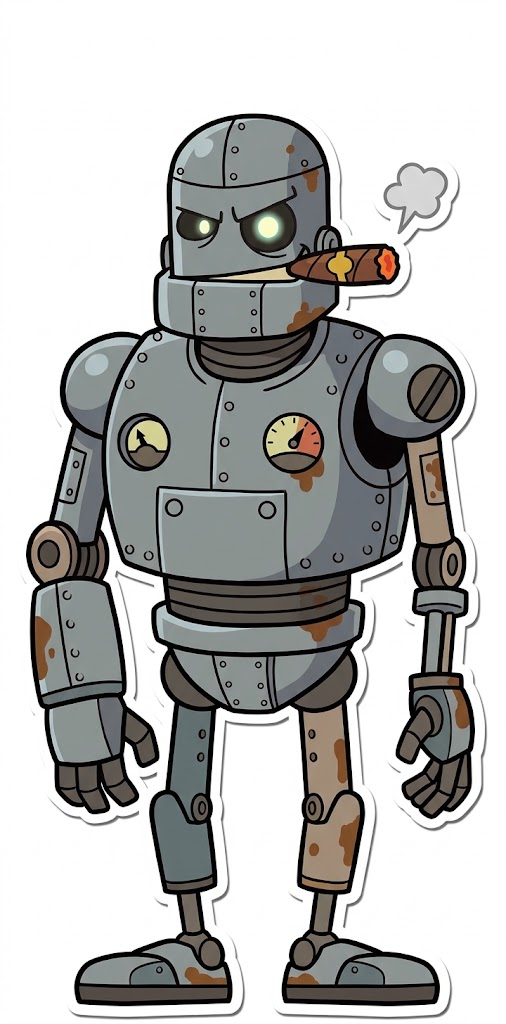
#> input picture boards/E. Gadd's Garage/robot.jpeg, 506 x 1024 px
$ python -i apply_egadd_robots_patch.py   (imports and definitions only)
#> lines starting #> are read from the running program, lines starting #| are printed output that depends on the picture
"""E. Gadd's Garage: two cigar-smoking robots, each with the spare change guy's event (for now).

Same design as apply_castaway_spare_change_patch.py (see boards/castaway bay/castaway-bay.md):
  * Two pass-only nodes appended to w02.bin / w02n.bin: 114 between 82 and 83 (top pipe row) and 115 between 95
    and 113 (round platform by the crane). Kind 0, type 0, flag 0x400000, one link; 82 and 95 now link to them.
    Kind 0 never counts as a step and cannot end a move, so the event only fires when walking past.
  * The robot card (boards/E. Gadd's Garage/robot.jpeg, cut out to assets/egadd_robot.png) is file 58 of both
    archives (data 0xE5003A day / 0xE6003A night); two models from it are created at board init, beside the
    spaces the user marked (ROBOT_POS).
  * Event (identical to the spare change guy, lines and rewards included): "Spare change?" Yes/No, pay 5 coins,
    then an orb (Mushroom / Super 'Shroom / Paratroopa; no Boo-away, unlike Castaway) / 20 coins back / asked again / nothing / everyone else pays up to 5. No speaker face.
  * Hooks, chained onto the E. Gadd wheel's (apply_egadd_wheel_patch.py):
      .text 0x3A0C (pass entry of fn_1_39F4; was the wheel's pass cave) -> CAVE_PASS: the wheel's pass cave first
          (it does the displaced `mr r29,r4`), then the event when the space has flag 0x400000;
      .text 0x1B44 (init tail; was the wheel's init cave) -> CAVE_INIT: the wheel's init cave (wheel model and the
          original mbMapCameraSet call), then the two robot cards.
  * Code: copies of the spare change show / ask / event caves (bank 0x30, records 34-42) in DOL section 17 after
    the Orb Morpher (apply_egadd_morpher_patch.py).
  * Text: bank 0x30 records 34-42, the spare change guy's lines, English in every language file.

Run after apply_egadd_morpher_patch.py. Idempotent. Not run in Dolphin.
"""
import shutil
import struct
from collections import deque

from tools.patches import apply_castaway_spare_change_patch as spare
from tools.patches import apply_egadd_calamity_patch as cal
from tools.patches import apply_egadd_morpher_patch as morph
from tools.patches import apply_egadd_wheel_patch as egw
from tools.patches import apply_wheel_of_fortune_patch as wheel
from tools.lib import hsf_build
from tools.lib import mpdata
from tools.lib.paths import DOL
from tools.lib.dol import dol_offset
from tools.lib.boards import load_spaces, replace_file0
from tools.lib.paths import MESS_NAMES, MESS_OUTPUT_DIR, REL_DIR
from tools.patches.apply_star_shuffle_bet_patch import edit_bank
from tools.lib.ppc import i_li, i_rlwinm
from tools.lib.ppc import Asm, LBZ, i_addi, i_lis, i_mem, i_mr, i_ori, i_slwi, ha, lo
from tools.lib.messages import _bounds
from tools.lib.paths import BACKUPS, GAME_DATA
from tools.lib.ppc import epilogue, i_extsh, prologue
from tools.lib.rel import check_words, import_blocks, retarget_call, walk_relocs

from tools.lib.paths import TOOLS
SOURCE_ART = TOOLS.parent.parent / "boards" / "E. Gadd's Garage" / "robot.jpeg"
ART = TOOLS / "assets" / "egadd_robot.png"
# [1 line that did not run here, left out]
BOARDS = ("w02", "w02n")

# the trigger nodes: (new id, from, to, position = midpoint of from and to)
VANILLA_SPACES = 113
NODES = ((114, 82, 83, (-1026.5, 1164.0, -5054.0)),
         (115, 95, 113, (-3344.0, 568.5, -1286.5)))
NODE_FLAG = 0x400000            # unused on w02 and not in mbBranchMAttrSet(0x502)

# the cards
CARD_FILE = 58                  # w02.bin / w02n.bin have 58 files
DIR_DAY, DIR_NIGHT = 0xE5, 0xE6
ROBOT_WIDTH, ROBOT_HEIGHT = 156.0, 312.0   # the tax man's size (spare change guy 130 x 260)
# beside the trigger nodes (halfway between the two spaces), set off the path so players don't walk through them.
# First version stood beside spaces 82 / 95 instead (seen in Dolphin 2026-11-06: fine, but not between the spaces).
ROBOT_POS = ((-1026.5, 1164.0, -5210.0),   # node 114 (-1026.5, 1164, -5054), 156 behind it (away from the camera)
             (-3494.0, 568.5, -1286.5))    # node 115 (-3344, 568.5, -1286.5), 150 left of the path 95 -> 113

# the orb outcome draws evenly from this (the spare change guy also has Boo-away, 31; removed for the robots)
ORB_POOL = (0, 1, 25)           # Mushroom, Super 'Shroom, Paratroopa (MP6 has no plain Koopa Troopa orb)

# code: DOL section 17, after the Orb Morpher
# [1 line that did not run here, left out]
# [1 line that did not run here, left out]
# [1 line that did not run here, left out]
# [1 line that did not run here, left out]
# [1 line that did not run here, left out]
# [1 line that did not run here, left out]
# [1 line that did not run here, left out]
# [1 line not run here, left out]

# text
# [1 line that did not run here, left out]
# [1 line that did not run here, left out]
# [1 line that did not run here, left out]
# [1 line that did not run here, left out]


# ---- art --------------------------------------------------------------------

def cut_out(path):
    """Remove the white background, the white sticker border and its grey shadow: flood fill from the edges over
    light, low-saturation pixels (stops at the dark outline), drop specks of opaque pixels left by JPEG noise,
    crop to the figure."""
    from PIL import Image
    image = Image.open(path).convert("RGB")
#> image is the input picture: PIL image 506x1024 RGB; mean R, G, B 183.6, 183.7, 182.3
    w, h = image.size
#> w = 506; h = 1024
    px = image.load()
    background = bytearray(w * h)
    queue = deque([(x, y) for x in range(w) for y in (0, h - 1)] + [(x, y) for y in range(h) for x in (0, w - 1)])
    while queue:
        x, y = queue.popleft()
        i = y * w + x
        if background[i]:
            continue
        c = px[x, y]
        if min(c) < 130 or max(c) - min(c) > 30:
            continue
        background[i] = 1
        for nx, ny in ((x + 1, y), (x - 1, y), (x, y + 1), (x, y - 1)):
            if 0 <= nx < w and 0 <= ny < h and not background[ny * w + nx]:
                queue.append((nx, ny))
#> this loop made 571356 passes
#> c on passes 1 to 3: (254, 254, 254), (254, 254, 254), (254, 254, 254)
    # opaque islands smaller than this are noise (the smoke puff is ~2500 px and stays)
    seen = bytearray(background)
    for start in range(w * h):
        if seen[start]:
            continue
        island, queue = [], deque([start])
        seen[start] = 1
        while queue:
            i = queue.popleft()
            island.append(i)
            x, y = i % w, i // w
            for nx, ny in ((x + 1, y), (x - 1, y), (x, y + 1), (x, y - 1)):
                j = ny * w + nx
                if 0 <= nx < w and 0 <= ny < h and not seen[j]:
                    seen[j] = 1
                    queue.append(j)
        if len(island) < 400:
            for i in island:
                background[i] = 1
    out = image.convert("RGBA")
    op = out.load()
    for i in range(w * h):
        if background[i]:
            op[i % w, i // w] = (0, 0, 0, 0)
    return out.crop(out.getbbox())
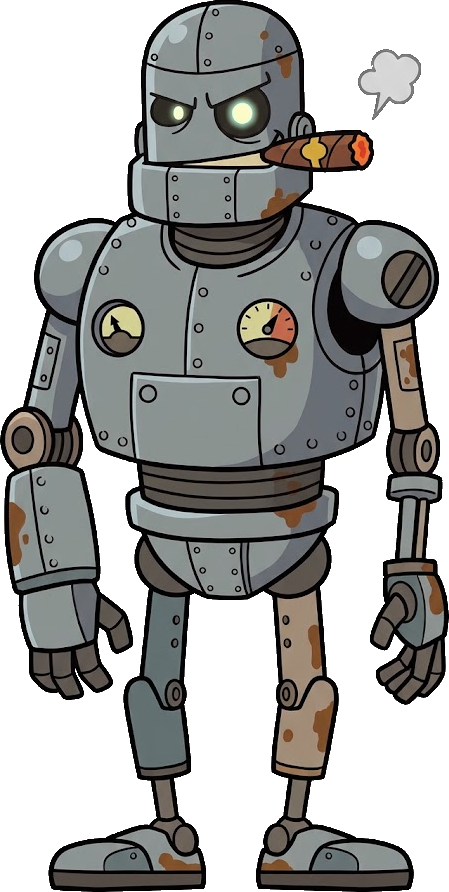
#> returned value: PIL image 449x892 RGBA; mean R, G, B, A 58.8, 58.9, 57.1, 148.6; transparent parts drawn white


# [71 lines left out: functions card_image, card_model, build_pass, build_init, not called in this run]


def position(k):
    return CAVE_DATA + (spare.D_POS if k == 0 else 0x20)


def build_data():
    return spare.build_data(ROBOT_POS[0], pool=ORB_POOL) + struct.pack(">3f", *ROBOT_POS[1]).ljust(0x20, b"\0")


# [40 lines left out: functions pieces, patch_dol, rel_data, site_targets, not called in this run]


def rel_hooked(data):
    return site_targets(data, egw.SITE_PASS) == [CAVE_PASS]


# [97 lines left out: functions patch_rel, patch_spaces, patch_board, bank_count, patch_messages, main, not called in this run]


# [2 lines not run here, left out]

>>> result = cut_out("../../../boards/E. Gadd's Garage/robot.jpeg")
